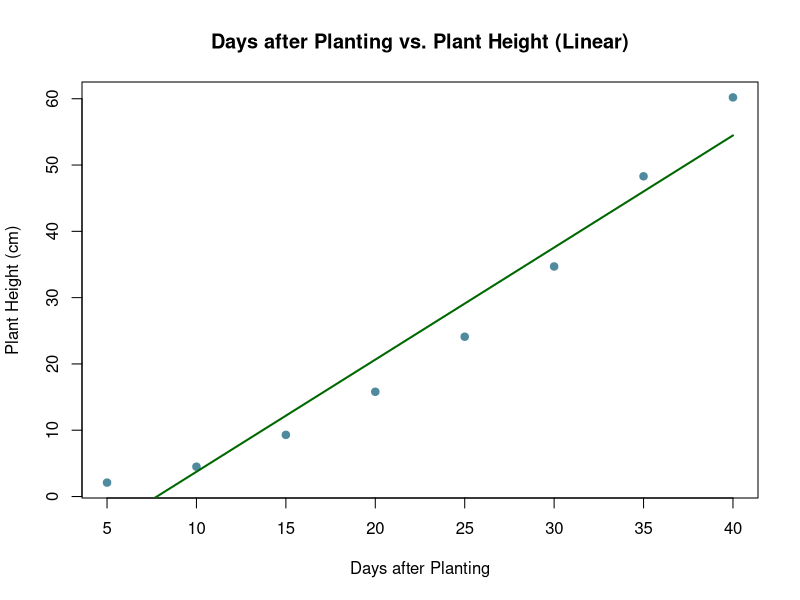
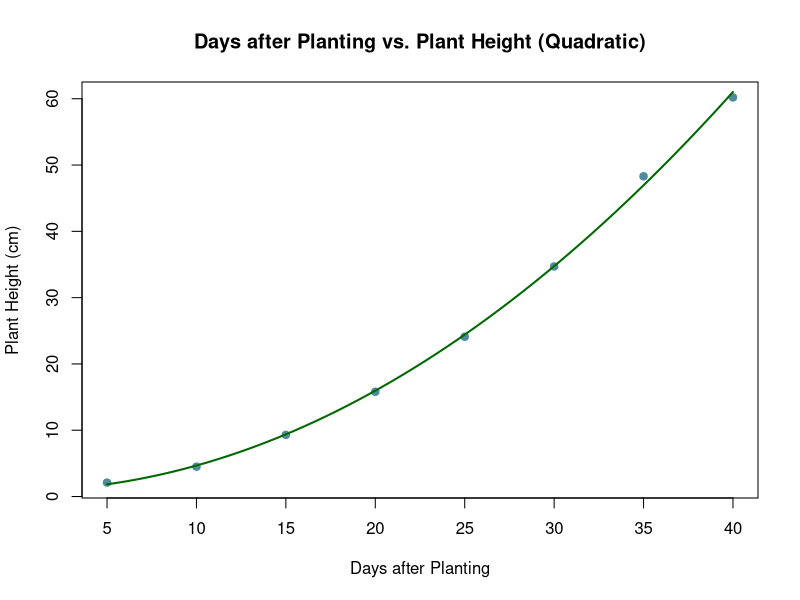
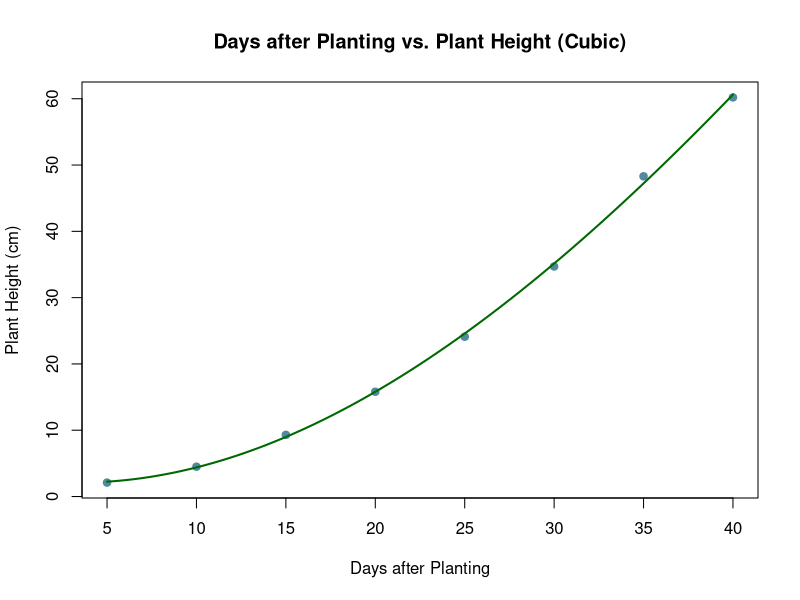

Generate these figures, in order, with R:
# Tabamo, Euan Jed S. - CMSC 150 AB-3L
# Exercise 6 - Linear and Polynomial Regression
# Description: Solves problems using linear and polynomial regression
# Date Created: October 23, 2024

# Prints a named list's elements
ListPrint <- function(lst, varName = "List") {
  cat("==============================\n\n")
  for (name in names(lst)) {
    # Print the name of the element and the element itself
    cat(paste0(name, ":\n"))
    if (is.matrix(lst[[name]]) || is.function(lst[[name]])) {
      print(lst[[name]])
    } else {
      cat(paste(lst[[name]], collapse = "    "))
      cat("\n")
    }
    cat("\n")
  }
}

# Returns the solution vector of an input augmented coefficient matrix
GaussJordanMethod <- function(augcoeffmatrix) {
  # Get the row count of the augmented coefficient matrix
  n <- nrow(augcoeffmatrix)

  # Initialize needed variables
  a <- augcoeffmatrix
  x <- numeric(n)

  # Iterate over every row
  for (i in 1:n) {
    if (i != n) {
      # Get the pivot row
      pivot_row <- which.max((abs(a[i:n, i]))) + (i - 1)
      # If the pivot element is 0, there is no solution
      if (a[pivot_row, i] == 0) {
        return(NA)
      }

      # Swap rows
      temp <- a[pivot_row, ]
      a[pivot_row, ] <- a[i, ]
      a[i, ] <- temp
    }
    # Scale the pivot row so that the pivot element is 1
    a[i, ] <- a[i, ] / a[i, i]

    # Iterate over every row other than the pivot row and normalize
    for (j in 1:n) {
      if (i == j) {
        next
      }
      normalized_row <- a[j, i] * a[i, ]
      a[j, ] <- a[j, ] - normalized_row
    }
  }

  # Get the solutions
  for (i in 1:n) {
    x[i] <- a[i, n + 1]
  }

  # Return the solution
  x
}

# Returns a list containing the augmented coefficient matrix, coefficients,
# polynomial string, and polynomial function of the polynomial regression
PolynomialRegression <- function(order, matrix) {
  # Check if matrix is a matrix and has the correct dimensions
  if (!is.matrix(matrix) || ncol(matrix) != 2 || nrow(matrix) < order + 1) {
    warning("Invalid argument: matrix must be a matrix with 2 columns and at least order + 1 rows\n")
    return(
      list(
        augcoeffmatrix = ifelse(is.matrix(matrix), matrix, NA),
        coefficients = NA,
        polynomial_string = NA,
        polynomial_function = NA
      )
    )
  }

  # Check if order is a positive integer but also
  # allow numeric type for order as long as it is an integer
  if (!is.numeric(order) || as.integer(order) != order || order < 1) {
    warning("Invalid argument: order must be a positive integer.\n")
    return(
      list(
        augcoeffmatrix = NA,
        coefficients = NA,
        polynomial_string = NA,
        polynomial_function = NA
      )
    )
  }

  # Get references to the x and y vectors (more readable)
  x_vector <- matrix[, 1]
  y_vector <- matrix[, 2]

  # Create an augmented coefficient matrix to solve for the coefficients
  augcoeffmatrix <- NULL
  for (i in 1:(order + 1)) {
    # Create a new row and compute for each column
    row <- NULL

    # Coefficient part of the matrix
    for (j in 1:(order + 1)) {
      row <- c(row, sum(x_vector^(i + j - 2)))
    }

    # Augmented part of the matrix (RHS)
    row <- c(row, sum(x_vector^(i - 1) * y_vector))

    # Bind the rows to a matrix
    augcoeffmatrix <- rbind(augcoeffmatrix, row)
  }

  # Add dimnames to the matrix
  colnames(augcoeffmatrix) <- c(paste0("x^", 0:order), "RHS")
  rownames(augcoeffmatrix) <- paste0("Order ", 0:order)

  # Solve the augmented coefficient matrix
  coefficients <- GaussJordanMethod(augcoeffmatrix)
  if (any(is.na(coefficients))) {
    warning("No solution found for the augmented coefficient matrix.\n")
    return(
      list(
        augcoeffmatrix = augcoeffmatrix,
        coefficients = NA,
        polynomial_string = NA,
        polynomial_function = NA
      )
    )
  }

  # Create another coefficient vector that is fully positive
  coefficient_magnitudes <- c()
  for (c in coefficients) {
    if (c < 0) {
      coefficient_magnitudes <- c(coefficient_magnitudes, -c)
    } else {
      coefficient_magnitudes <- c(coefficient_magnitudes, c)
    }
  }

  # Create the polynomial string then iterate over the coefficients/magnitudes
  # to add the terms to the polynomial string
  polynomial_string <- ""
  for (i in 0:order) {
    if (i == 0) { # Constant term, since x^0 = 1
      polynomial_string <- paste0(polynomial_string, coefficients[i + 1]) # We care about the sign of this term
    } else if (i == 1) { # Linear term, since x^1 = x
      polynomial_string <- paste0(polynomial_string, coefficient_magnitudes[i + 1], "*x")
    } else { # Polynomial terms, x^i
      polynomial_string <- paste0(polynomial_string, coefficient_magnitudes[i + 1], "*x^", i)
    }

    # Add a plus or negative sign to separate terms
    if (i != order) {
      if (coefficients[i + 2] >= 0) {
        polynomial_string <- paste0(polynomial_string, " + ")
      } else {
        polynomial_string <- paste0(polynomial_string, " - ")
      }
    }
  }

  # Create a function that evaluates the polynomial string
  polynomial_function <- eval(parse(text = paste("function(x)", polynomial_string)))

  # Prepend f(x) = to the polynomial string
  polynomial_string <- paste0("f(x) = ", polynomial_string)

  # Return the results of the polynomial regression
  list(
    augcoeffmatrix = augcoeffmatrix,
    coefficients = coefficients,
    polynomial_string = polynomial_string,
    polynomial_function = polynomial_function
  )
}

# A wrapper for the PolynomialRegression function that plots the regression line
# Produces a png file with the plot
RegressionPlotter <- function(order, matrix, plot_name = "Polynomial Regression") {
  # Get the output of the polynomial regression
  regression <- PolynomialRegression(order, matrix)

  # Check if the regression was successful
  if (any(is.na(regression$coefficients))) {
    warning("Regression failed. No plot generated.\n")
    return(regression)
  }

  # Get the directory of the current script
  current_dir <- getwd()

  # Create a png file with the plot in the current directory
  png(file.path(current_dir, paste0(plot_name, ".png")), width = 1000, height = 1000, pointsize = 24)

  # Plot the points of the data
  plot(
    x = matrix[, 1],
    y = matrix[, 2],
    main = plot_name,
    xlab = colnames(matrix)[1],
    ylab = colnames(matrix)[2],
    pch = 19,
    col = "#508a9e"
  )

  # Get the polynomial function from the regression result
  func <- regression$polynomial_function

  # Plot the polynomial regression line/curve
  curve(
    func,
    add = TRUE,
    col = "#006800",
    lwd = 2
  )

  # Close the png file
  dev.off()

  # Return the result of the polynomial regression
  regression
}

# Quadratic regression taken from video
quadratic_matrix <- matrix(
  c(
    0, 1, 2, 3, 4, 5,
    2.1, 7.7, 13.6, 27.2, 40.9, 61.1
  ),
  ncol = 2,
  dimnames = list(
    rep("", 6),
    c("x", "y")
  )
)

# Plants data from exercise part 2
plants_matrix <- matrix(
  c(
    5, 10, 15, 20, 25, 30, 35, 40,
    2.1, 4.5, 9.3, 15.8, 24.1, 34.7, 48.3, 60.2
  ),
  ncol = 2,
  dimnames = list(
    1:8,
    c("Days after Planting", "Plant Height (cm)")
  )
)

# Unsolvable case due to repeated x values
unsolvable_matrix <- matrix(
  c(
    1, 1, 1, # repeated x values
    2.0, 4.0, 8.0 # different y values
  ),
  ncol = 2,
  dimnames = list(
    rep("", 3),
    c("x", "y")
  )
)

quadratic_result <- PolynomialRegression(2, quadratic_matrix)
ListPrint(quadratic_result)

plants_result_linear <- RegressionPlotter(1, plants_matrix, "Days after Planting vs. Plant Height (Linear)")
ListPrint(plants_result_linear)

plants_result_quadratic <- RegressionPlotter(2, plants_matrix, "Days after Planting vs. Plant Height (Quadratic)")
ListPrint(plants_result_quadratic)

plants_result_cubic <- RegressionPlotter(3, plants_matrix, "Days after Planting vs. Plant Height (Cubic)")
ListPrint(plants_result_cubic)

unsolvable_result <- RegressionPlotter(1, unsolvable_matrix)
ListPrint(unsolvable_result)
